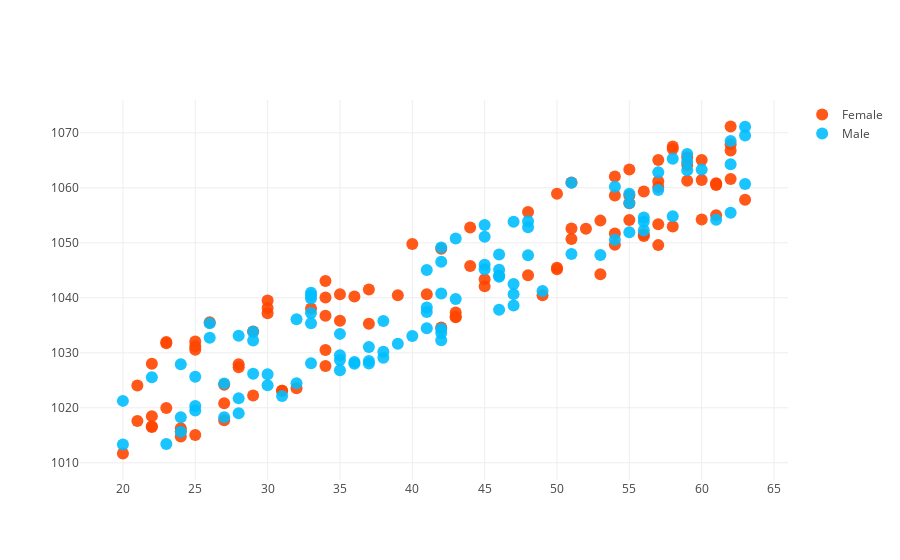

Source (notebook cell):
### Code cell
trace0 = go.Scatter(x = female_age,
                  y = female_salary,
                  mode = "markers",
                  marker = dict(size = 12, color = "rgba(255, 70, 0, 0.9)"),
                    name = "Female")

trace1 = go.Scatter(x = male_age,
                  y = male_salary,
                  mode = "markers",
                  marker = dict(size = 12, color = "rgba(0, 190, 255, 0.9)"),
                    name = "Male")

data = [trace0, trace1]

py.iplot({"data":data})
